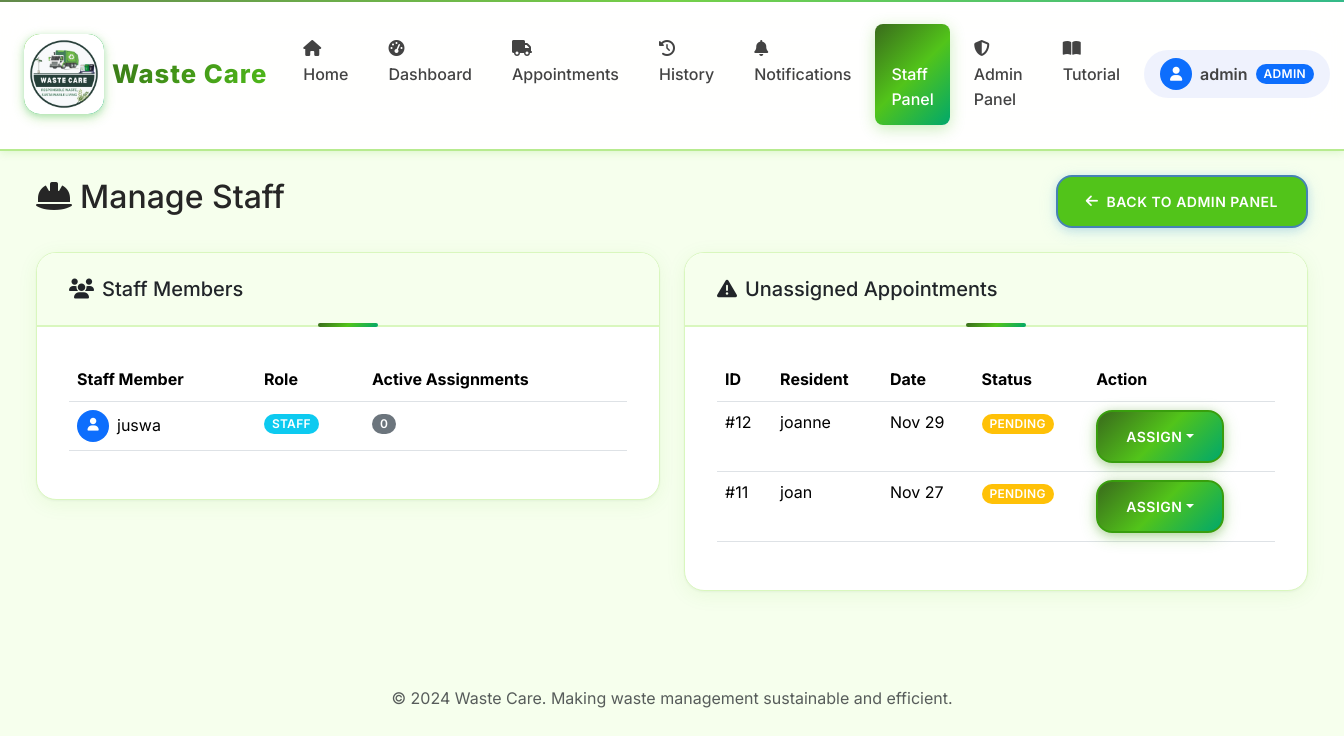
Page /admin-panel/staff/ (signed in) on the earlier database version.
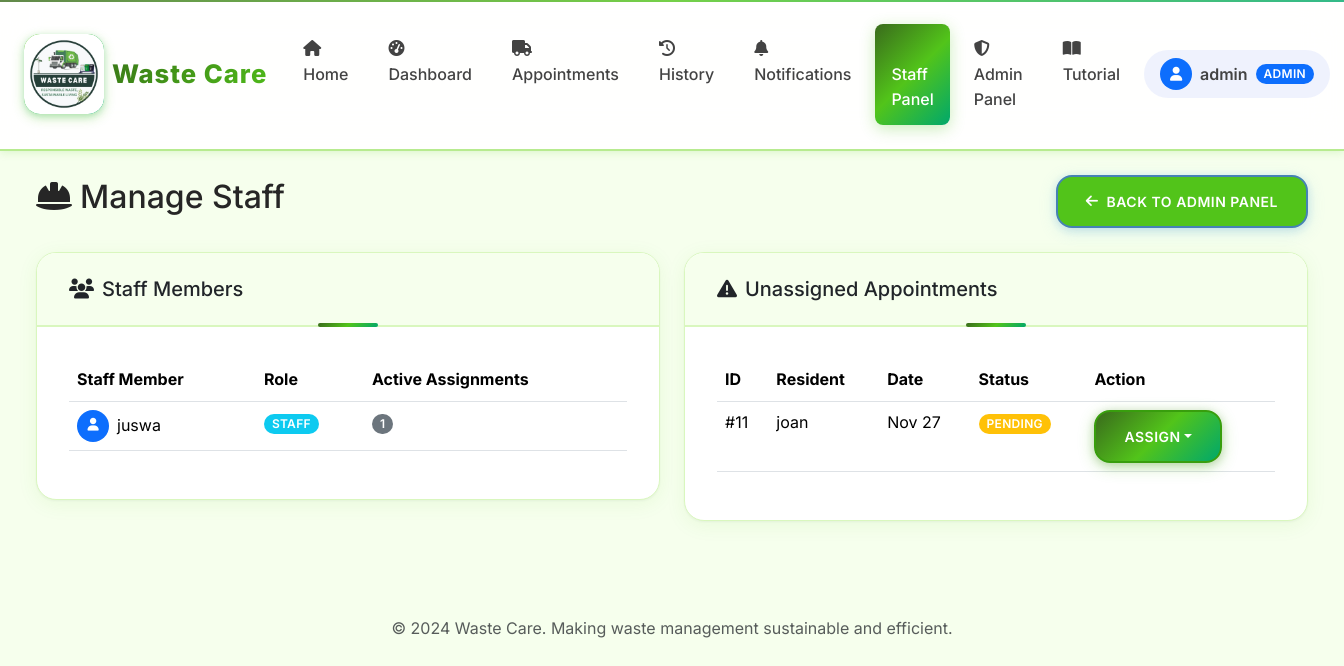
Same page on the later database version.
### core/models.py (models this page shows, shortened)
class User(AbstractUser):
    ROLE_CHOICES = [
        ("residents", "Residents"),
        ("staff", "Staff"),
        ("admin", "Admin"),
    ]
    role = models.CharField(max_length=20, choices=ROLE_CHOICES, default="residents")

class Appointment(models.Model):
    STATUS_CHOICES = [
        ("pending", "Pending"),
        ("approved", "Approved"),
        ("in_progress", "In Progress"),
        ("completed", "Completed"),
        ("cancelled", "Cancelled"),
    ]
    WASTE_TYPE_CHOICES = [
        ("general", "General Waste"),
        ("recyclable", "Recyclable"),
        ("organic", "Organic/Compost"),
        ("hazardous", "Hazardous Waste"),
        ("bulk", "Bulk Items"),
    ]
    PRIORITY_CHOICES = [
        ("low", "Low Priority"),
        ("normal", "Normal"),
        ("high", "High Priority"),
        ("urgent", "Urgent"),
    ]
    DAY_CHOICES = [
        ("monday", "Monday"),
        ("tuesday", "Tuesday"),
        ("wednesday", "Wednesday"),
        ("thursday", "Thursday"),
        ("friday", "Friday"),
        ("saturday", "Saturday"),
        ("sunday", "Sunday"),
    ]
    customer = models.ForeignKey(User, on_delete=models.CASCADE, related_name="appointments")
    pickup_day = models.CharField(max_length=10, choices=DAY_CHOICES, default="monday", help_text="Preferred day of the week for pickup")
    address = models.CharField(max_length=255)
    latitude = models.DecimalField(max_digits=9, decimal_places=6, null=True, blank=True, help_text="Latitude coordinate")
    longitude = models.DecimalField(max_digits=9, decimal_places=6, null=True, blank=True, help_text="Longitude coordinate")
    preferred_date = models.DateField()
    preferred_time = models.TimeField()
    waste_type = models.CharField(max_length=20, choices=WASTE_TYPE_CHOICES, default="general")
    estimated_weight = models.DecimalField(max_digits=6, decimal_places=2, null=True, blank=True, help_text="Weight in kg")
    priority = models.CharField(max_length=10, choices=PRIORITY_CHOICES, default="normal")
    notes = models.TextField(blank=True)
    special_instructions = models.TextField(blank=True, help_text="Special handling requirements")
    status = models.CharField(max_length=20, choices=STATUS_CHOICES, default="pending")
    created_at = models.DateTimeField(auto_now_add=True)
    updated_at = models.DateTimeField(auto_now=True)
    handled_by = models.ForeignKey(
        User, on_delete=models.SET_NULL, null=True, blank=True, related_name="handled_appointments"
    )
    scheduled_datetime = models.DateTimeField(null=True, blank=True)
    completion_datetime = models.DateTimeField(null=True, blank=True)
    actual_weight = models.DecimalField(max_digits=6, decimal_places=2, null=True, blank=True)
    class Meta:
        ordering = ['-created_at']
        indexes = [
            models.Index(fields=['status', 'preferred_date']),
            models.Index(fields=['customer', 'status']),
        ]

### core/views.py (the view)
# urls.py: path("admin-panel/staff/", views.manage_staff, name="manage_staff"),
@login_required
@user_passes_test(lambda u: u.role == 'admin' or u.is_superuser)
def manage_staff(request):
    from django.db import models
    staff_members = User.objects.filter(role='staff').annotate(
        assigned_count=Count('handled_appointments', filter=models.Q(handled_appointments__status__in=['pending', 'approved', 'in_progress']))
    ).order_by('username')
    unassigned_appointments = Appointment.objects.filter(
        handled_by__isnull=True,
        status__in=['pending', 'approved']
    ).select_related('customer').order_by('-created_at')
    return render(request, "core/manage_staff.html", {
        'staff_members': staff_members,
        'unassigned_appointments': unassigned_appointments
    })

### core/context_processors.py (called while the page is built)
def navbar_context(request):
    context = {
        'MAPTILER_API_KEY': settings.MAPTILER_API_KEY,
    }
    if request.user.is_authenticated:
        context['unread_notifications'] = Notification.objects.filter(
            user=request.user,
            is_read=False
        ).count()
    else:
        context['unread_notifications'] = 0
    return context

### core/templates/core/manage_staff.html (shortened to what the changed rows need)
{% extends "base.html" %}
{% block content %}
<div class="container-fluid">
  <div class="d-flex justify-content-between align-items-center mb-4">
    <h2><i class="fas fa-hard-hat me-2"></i>Manage Staff</h2>
  </div>
  <div class="row">
    <div class="col-md-6">
      <div class="card">
        <div class="card-body">
          {% if staff_members %}
            <div class="table-responsive">
              <table class="table table-hover">
                <thead>
                  <tr>
                    <th>Staff Member</th>
                    <th>Role</th>
                    <th>Active Assignments</th>
                  </tr>
                </thead>
                <tbody>
                  {% for staff in staff_members %}
                  <tr>
                    <td>
                      <div class="d-flex align-items-center">
                        <div class="rounded-circle bg-primary d-flex align-items-center justify-content-center me-2" style="width: 32px; height: 32px;">
                          <i class="fas fa-user text-white" style="font-size: 0.8rem;"></i>
                        </div>
                        {{ staff.username }}
                      </div>
                    </td>
                    <td>
                      <span class="badge {% if staff.role == 'admin' %}bg-danger{% else %}bg-info{% endif %}">
                        {{ staff.get_role_display }}
                      </span>
                    </td>
                    <td>
                      <span class="badge bg-secondary">{{ staff.assigned_count }}</span>
                    </td>
                  </tr>
                  {% endfor %}
                </tbody>
              </table>
            </div>
          {% else %}
            <div class="text-center py-4">
              <i class="fas fa-users fa-3x text-muted mb-3"></i>
              <p class="text-muted">No staff members found.</p>
            </div>
          {% endif %}
        </div>
      </div>
    </div>
    <div class="col-md-6">
      <div class="card">
        <div class="card-body">
          {% if unassigned_appointments %}
            <div class="table-responsive">
              <table class="table table-hover">
                <thead>
                  <tr>
                    <th>ID</th>
                    <th>Resident</th>
                    <th>Date</th>
                    <th>Status</th>
                    <th>Action</th>
                  </tr>
                </thead>
                <tbody>
                  {% for appt in unassigned_appointments %}
                  <tr>
                    <td>#{{ appt.id }}</td>
                    <td>{{ appt.customer.username }}</td>
                    <td>{{ appt.preferred_date|date:"M d" }}</td>
                    <td>
                      <span class="badge {% if appt.status == 'approved' %}bg-success{% else %}bg-warning{% endif %}">
                        {{ appt.get_status_display }}
                      </span>
                    </td>
                    <td>
                      <div class="dropdown">
                        <button class="btn btn-sm btn-primary dropdown-toggle" type="button" data-bs-toggle="dropdown">
                          Assign
                        </button>
                      </div>
                    </td>
                  </tr>
                  {% endfor %}
                </tbody>
              </table>
            </div>
          {% else %}
            <div class="text-center py-4">
              <i class="fas fa-check-circle fa-3x text-success mb-3"></i>
              <p class="text-muted">All appointments are assigned!</p>
            </div>
          {% endif %}
        </div>
      </div>
    </div>
  </div>
</div>
{% endblock %}

Differences in the rows shown:
no longer on this page (row edited): Appointment: id "12", customer.username "joanne", preferred_date "Nov 29", status "PENDING"
changed User "juswa": assigned_count "0" → "1"
